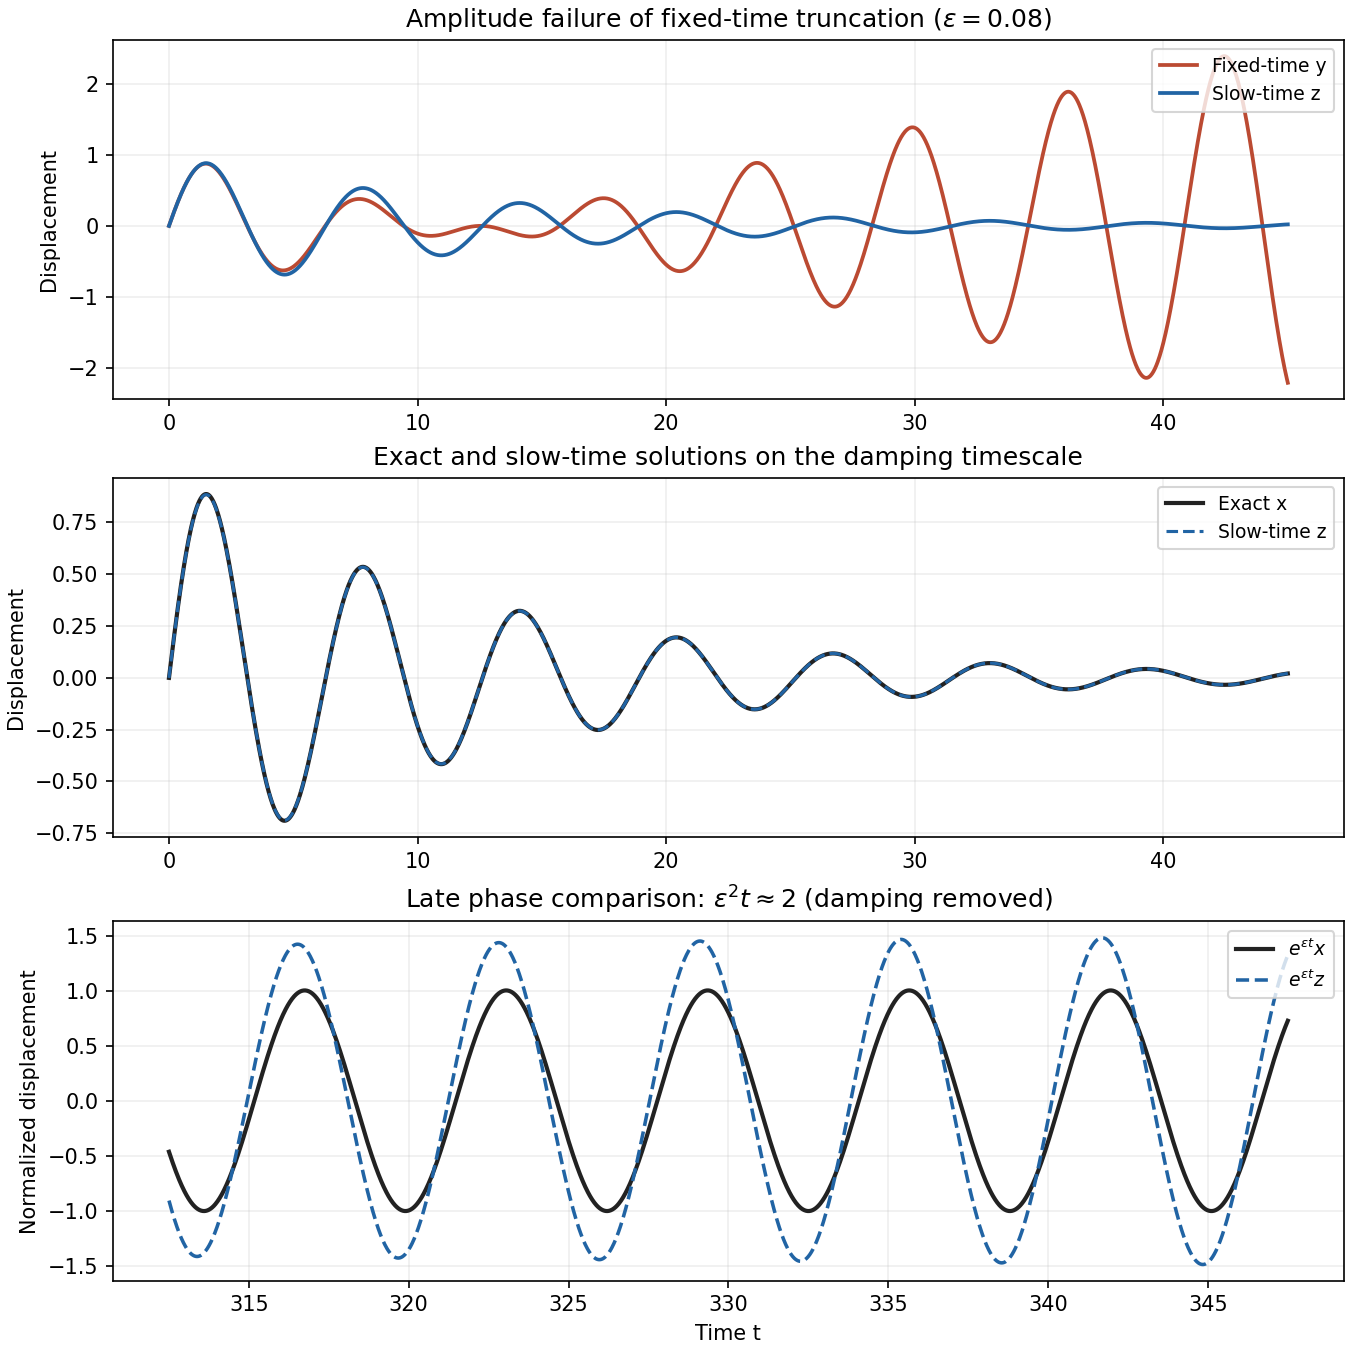

Write Python code to recreate this figure.
"""Original oscillator comparison; Python 3.14, NumPy 2.3.5, Matplotlib 3.10.7.
Writes only paper-79-linear-oscillator.png to CWD; honors MPLCONFIGDIR.
"""
from pathlib import Path
import numpy as np
import matplotlib
matplotlib.use('Agg')
import matplotlib.pyplot as plt


def main():
    eps=.08
    omega=np.sqrt(1-eps**2)
    t=np.linspace(0,45,2400)
    y=(1-eps*t)*np.sin(t)
    z=np.exp(-eps*t)*(np.sin(t)-.5*eps**2*t*np.cos(t))
    exact=np.exp(-eps*t)*np.sin(omega*t)/omega
    fig,axes=plt.subplots(3,1,figsize=(9,9),constrained_layout=True,facecolor='white')
    axes[0].plot(t,y,label='Fixed-time y',color='#bb4a32',lw=1.8)
    axes[0].plot(t,z,label='Slow-time z',color='#2164a4',lw=1.8)
    axes[0].set(title=r'Amplitude failure of fixed-time truncation ($\epsilon=0.08$)',ylabel='Displacement')
    axes[1].plot(t,exact,label='Exact x',color='#222222',lw=2)
    axes[1].plot(t,z,label='Slow-time z',color='#2164a4',ls='--',lw=1.5)
    axes[1].set(title='Exact and slow-time solutions on the damping timescale',ylabel='Displacement')
    late=np.linspace(2/eps**2,2/eps**2+35,2100)
    axes[2].plot(late,np.sin(omega*late)/omega,label=r'$e^{\epsilon t}x$',color='#222222',lw=2)
    axes[2].plot(late,np.sin(late)-.5*eps**2*late*np.cos(late),label=r'$e^{\epsilon t}z$',color='#2164a4',ls='--',lw=1.7)
    axes[2].set(title=r'Late phase comparison: $\epsilon^2t\approx2$ (damping removed)',ylabel='Normalized displacement',xlabel='Time t')
    for ax in axes:
        ax.set_facecolor('white');ax.grid(alpha=.2);ax.legend(loc='upper right',fontsize=9)
    fig.savefig(Path.cwd()/'paper-79-linear-oscillator.png',dpi=150,facecolor='white',transparent=False)
    plt.close(fig)


if __name__=='__main__':
    main()
